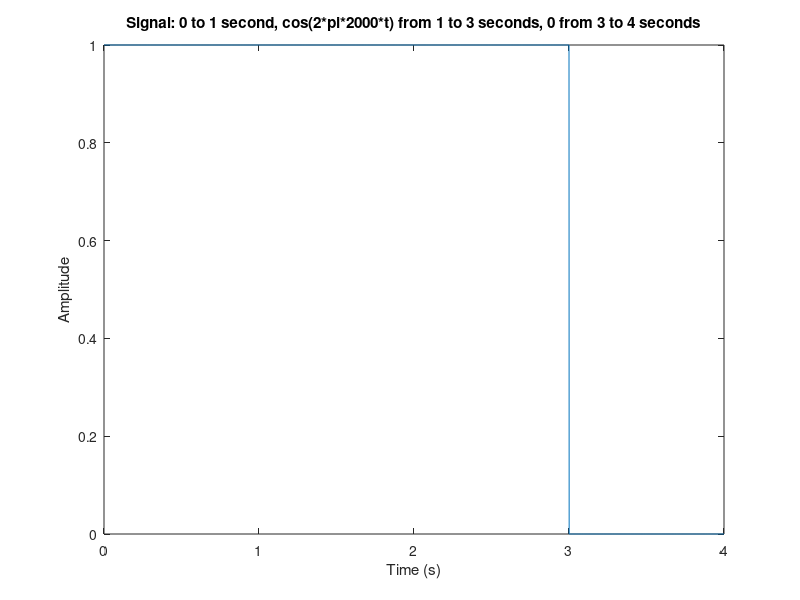

Write MATLAB code to recreate this figure.
clc;
clear all;
%%
% Define the time vector
t = 0:0.001:4; % Time from 0 to 4 seconds with a sampling interval of 1 ms

% Initialize the signal as zeros
signal = zeros(size(t));

% Set the signal to 0 for t between 0 and 1 second
signal(t < 1) = 0;

% Set the signal to cos(2*pi*2000*t) for t between 1 and 3 seconds
signal = cos(2*pi*2000*t);

% Set the signal to 0 for t between 3 and 4 seconds
signal(t > 3) = 0;

% Plot the signal
plot(t, signal);
xlabel('Time (s)');
ylabel('Amplitude');
title('Signal: 0 to 1 second, cos(2*pi*2000*t) from 1 to 3 seconds, 0 from 3 to 4 seconds');
